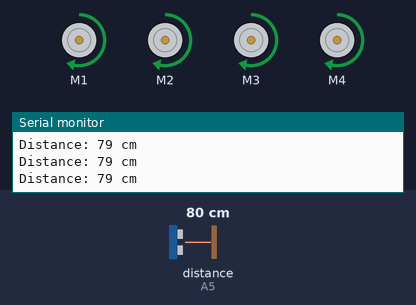
Recording of a sketch running on a simulated Arduino Uno, built with avr-gcc and run on an emulated ATmega328P. Shown: 4 × DC motor (green arrow = forward, orange = backward, longer = faster), the last lines printed to the serial monitor. Wiring (inferred from the names in the program): ultrasonic range finder: trigger A4; echo A5. The inputs (shaded band) are chosen by the test bench; at power-on: distance to the obstacle (sensor on A5) 80 cm. The echo pulse lasts 58.3 µs per cm.

Above: at 1.2 s.
1.3 s: distance to the obstacle (sensor on A5) set to 34 cm
2.8 s: distance to the obstacle (sensor on A5) set to 27 cm
At 3.7 s:
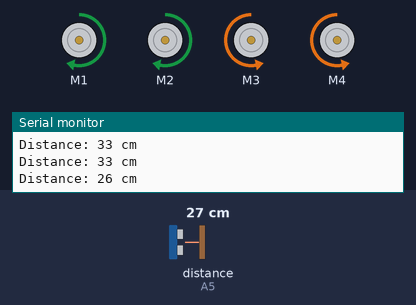
5.8 s: distance to the obstacle (sensor on A5) set to 35 cm
At 6.9 s:
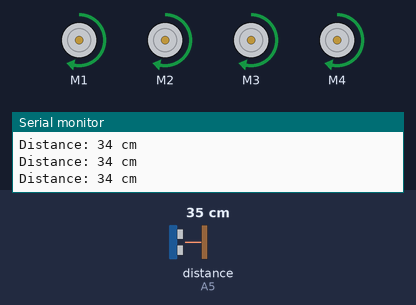
7.6 s: distance to the obstacle (sensor on A5) set to 2 cm
At 8.0 s:
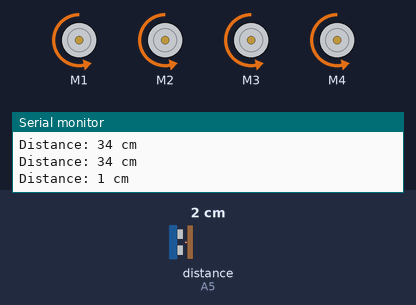
Timing chart, 0 to 11.6 s (numbered marks = the images above; inputs shaded):
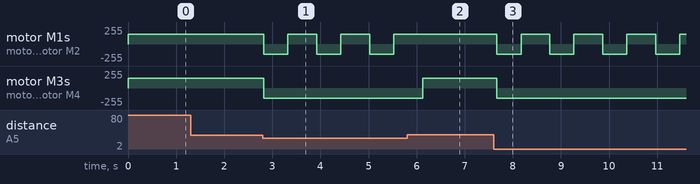

Measured:
- the behaviour switches between 31 and 30 cm on distance to the obstacle (sensor on A5) (found by bisection; images 0 and 1)
- after the input at 2.8 s, motor M1, motor M2: alternates forward 150/255 for 0.60 s and backward 150/255 for 0.50 s, starting at once; motor M3, motor M4: forward 150/255 → backward 150/255 at once
- after the input at 5.8 s, motor M1, motor M2: stays forward 150/255 (without the input it goes to backward 150/255 after 0.33 s); motor M3, motor M4: backward 150/255 → forward 150/255 after 0.33 s
- after the input at 7.6 s, motor M1, motor M2: alternates forward 150/255 for 0.60 s and backward 150/255 for 0.50 s, starting after 0.07 s; motor M3, motor M4: forward 150/255 → backward 150/255 after 0.07 s

The sketch:

R45._Obstacle-Avoidance_Robot.ino
```cpp
/*
Components Used:
- Arduino Board
- Motor Shield
- Ultrasonic Sensor (HC-SR04)
- DC Motors (4) connected to Motor Shield
- Breadboard
- Jumper Wires
*/

#include <AFMotor.h>

int trigPin = A4;  // Trigger pin of HC-SR04 (Connected to A4)
int echoPin = A5;  // Echo pin of HC-SR04 (Connected to A5)

// Motor shield motor objects
AF_DCMotor rightFront(1);  // Right Front Motor (M1)
AF_DCMotor rightBack(2);   // Right Back Motor (M2)
AF_DCMotor leftFront(3);   // Left Front Motor (M3)
AF_DCMotor leftBack(4);    // Left Back Motor (M4)

void setup() {
  Serial.begin(9600);  // Start serial communication

  pinMode(trigPin, OUTPUT);
  pinMode(echoPin, INPUT);

  // Initialize all motors to forward movement
  rightFront.setSpeed(150);
  rightBack.setSpeed(150);
  leftFront.setSpeed(150);
  leftBack.setSpeed(150);
}

void loop() {
  int distance = getUltrasonicDistance(); // Get distance from ultrasonic sensor

  Serial.print("Distance: ");
  Serial.print(distance);
  Serial.println(" cm");

  // If the object is closer than 30 cm, avoid obstacle
  if (distance < 30) {
    moveBackwards();
    delay(500);
    turnRight();
    delay(500);
  } else {
    moveForward();
  }

  delay(100);  // Short delay before next check
}

// Function to get the distance from the ultrasonic sensor
int getUltrasonicDistance() {
  // Send a 10µs pulse to trigger the sensor
  digitalWrite(trigPin, LOW);
  delayMicroseconds(2);
  digitalWrite(trigPin, HIGH);
  delayMicroseconds(10);
  digitalWrite(trigPin, LOW);

  // Read the echo pin
  long duration = pulseIn(echoPin, HIGH);

  // Convert time to distance (Speed of sound = 343 m/s)
  return (duration * 0.0343) / 2;  // Distance in cm
}

void moveForward() {
  rightFront.run(FORWARD);
  rightBack.run(FORWARD);
  leftFront.run(FORWARD);
  leftBack.run(FORWARD);
}

void moveBackwards() {
  rightFront.run(BACKWARD);
  rightBack.run(BACKWARD);
  leftFront.run(BACKWARD);
  leftBack.run(BACKWARD);
}

void turnRight() {
  rightFront.run(FORWARD);
  rightBack.run(FORWARD);
  leftFront.run(BACKWARD);
  leftBack.run(BACKWARD);
}
```
